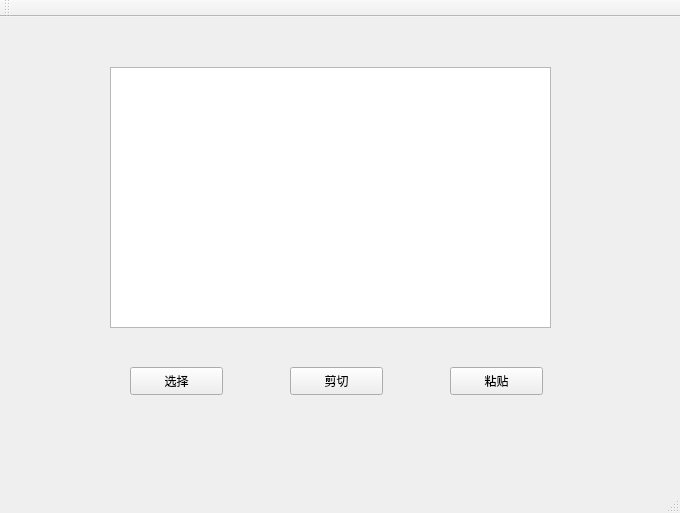
<?xml version="1.0" encoding="UTF-8"?>
<ui version="4.0">
 <class>MainWindow</class>
 <widget class="QMainWindow" name="MainWindow">
  <property name="geometry">
   <rect>
    <x>0</x>
    <y>0</y>
    <width>680</width>
    <height>513</height>
   </rect>
  </property>
  <property name="windowTitle">
   <string>MainWindow</string>
  </property>
  <widget class="QWidget" name="centralWidget">
   <widget class="QTextEdit" name="textEdit">
    <property name="geometry">
     <rect>
      <x>110</x>
      <y>50</y>
      <width>441</width>
      <height>261</height>
     </rect>
    </property>
   </widget>
   <widget class="QPushButton" name="selectBtn">
    <property name="geometry">
     <rect>
      <x>130</x>
      <y>350</y>
      <width>93</width>
      <height>28</height>
     </rect>
    </property>
    <property name="text">
     <string>选择</string>
    </property>
   </widget>
   <widget class="QPushButton" name="cutBtn">
    <property name="geometry">
     <rect>
      <x>290</x>
      <y>350</y>
      <width>93</width>
      <height>28</height>
     </rect>
    </property>
    <property name="text">
     <string>剪切</string>
    </property>
   </widget>
   <widget class="QPushButton" name="pasteBtn">
    <property name="geometry">
     <rect>
      <x>450</x>
      <y>350</y>
      <width>93</width>
      <height>28</height>
     </rect>
    </property>
    <property name="text">
     <string>粘贴</string>
    </property>
   </widget>
  </widget>
  <widget class="QMenuBar" name="menuBar">
   <property name="geometry">
    <rect>
     <x>0</x>
     <y>0</y>
     <width>680</width>
     <height>26</height>
    </rect>
   </property>
  </widget>
  <widget class="QToolBar" name="mainToolBar">
   <attribute name="toolBarArea">
    <enum>TopToolBarArea</enum>
   </attribute>
   <attribute name="toolBarBreak">
    <bool>false</bool>
   </attribute>
  </widget>
  <widget class="QStatusBar" name="statusBar"/>
 </widget>
 <layoutdefault spacing="6" margin="11"/>
 <resources/>
 <connections/>
</ui>
